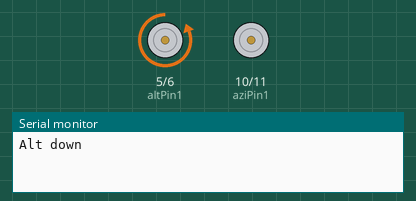
This sketch was run on a simulated Arduino Uno, built with avr-gcc and run on an emulated ATmega328P. Shown: motor-driver pin pairs drawn as motors (green arrow = first pin HIGH = forward, orange = second pin HIGH = backward, longer = more drive), the last lines printed to the serial monitor.

Above: at 2.5 s.
At 9.5 s:
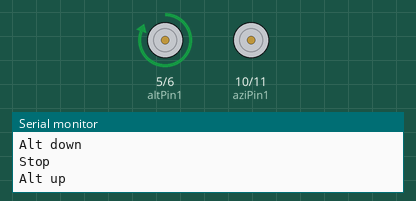
At 16.5 s:
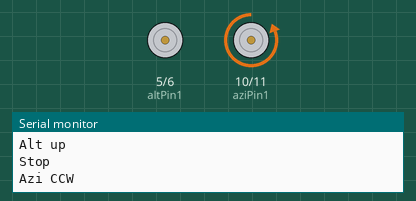
At 33.0 s:
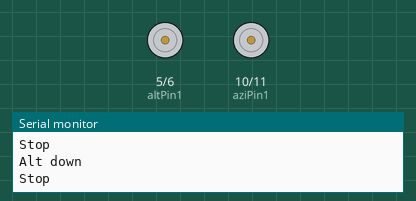
Timing chart, 0 to 35.1 s (numbered marks = the images above):
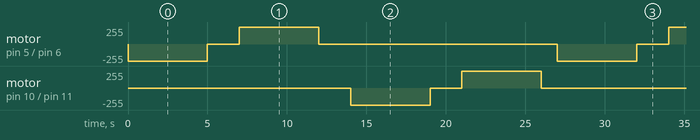

Measured:
- by itself, motor on pin 5 (altPin1) / pin 6 (altPin2), motor on pin 10 (aziPin1) / pin 11 (aziPin2): repeats every 27.0 s: stopped 2.0 s, forward 255/255 5.0 s, stopped 15.0 s, backward 255/255 5.0 s

The sketch:

Motor_Test.ino
```cpp
int aziPin1 = 10;
int aziPin2 = 11;
int altPin1 = 5;
int altPin2 = 6;

void setup()
{
  Serial.begin(9600);
  pinMode(aziPin1, OUTPUT);
  pinMode(aziPin2, OUTPUT);
  pinMode(altPin1, OUTPUT);
  pinMode(altPin2, OUTPUT);
  digitalWrite(aziPin1, LOW);
  digitalWrite(aziPin2, LOW);
  digitalWrite(altPin1, LOW);
  digitalWrite(altPin2, LOW);
}

void loop()
{
  Serial.write("Alt down\n");
  digitalWrite(altPin1, LOW);
  digitalWrite(altPin2, HIGH);
  delay(5000);
  Serial.write("Stop\n");
  digitalWrite(altPin1, LOW);
  digitalWrite(altPin2, LOW);
  delay(2000);
  Serial.write("Alt up\n");
  digitalWrite(altPin1, HIGH);
  digitalWrite(altPin2, LOW);
  delay(5000);
  Serial.write("Stop\n");
  digitalWrite(altPin1, LOW);
  digitalWrite(altPin2, LOW);
  delay(2000);
  Serial.write("Azi CCW\n");
  digitalWrite(aziPin1, LOW);
  digitalWrite(aziPin2, HIGH);
  delay(5000);
  Serial.write("Stop\n");
  digitalWrite(aziPin1, LOW);
  digitalWrite(aziPin2, LOW);
  delay(2000);
  Serial.write("Azi CW\n");
  digitalWrite(aziPin1, HIGH);
  digitalWrite(aziPin2, LOW);
  delay(5000);
  Serial.write("Stop\n");
  digitalWrite(aziPin1, LOW);
  digitalWrite(aziPin2, LOW);
  delay(1000);
}
```
